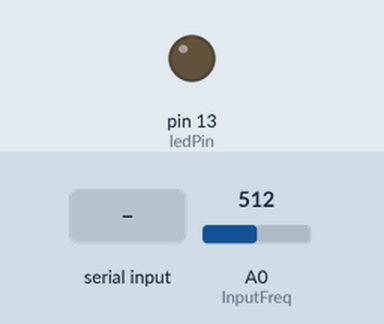
This sketch was run on a simulated Arduino Uno, built with avr-gcc and run on an emulated ATmega328P. Parts: output pins drawn as LEDs (lit = HIGH). The inputs (shaded band) are chosen by the test bench; at power-on: A0 (InputFreq) = 512. What the sketch prints to the serial monitor is not drawn.

Above: at 1.2 s.
1.3 s: "*" received over Serial
3.3 s: byte 1 (1) received over Serial
At 3.44 s:
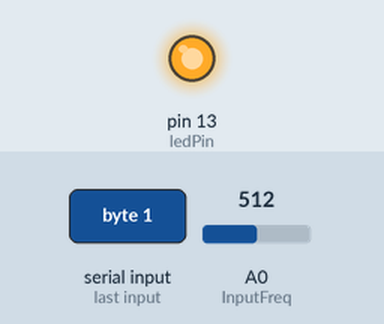
Timing chart, 0 to 6.3 s (numbered marks = the images above; inputs shaded):
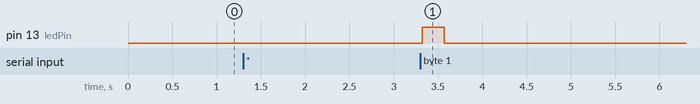

The sketch:

Casco.ino
```cpp
const int InputFreq =  A0;
int balas = 0;
int VoltajeIN = 0;
int stat = LOW;
int stat2;
long last = 0;


int ledPin = 13;
char comenzar = '0';
char dentrociclo = '0';

void setup() {
  // initialize serial:
  Serial.begin(9600);
  pinMode(ledPin, OUTPUT);
}

void loop()
{
  // if there's any serial available, read it:
  while (Serial.available() > 0)
  {

    comenzar = Serial.read();
    Serial.print("~");
    delay(20);
    if(comenzar == '*')
    {
      do
      {

        /*
        delay(5);
        dentrociclo = Serial.read();
        if(dentrociclo == 'B' )
        {
           Serial.print("S");
        }
        else
        {
          Serial.print("N");
          break;
        }
        */


         VoltajeIN = analogRead(InputFreq);
         if(VoltajeIN < 400)
           stat = LOW;
         else
           stat = HIGH;

         //digitalWrite(13,stat);

         if(stat2!=stat)
         {
           balas++;
           stat2=stat;
         }

         if(millis()-last >= 250)
         {

           Serial.print(balas);

           balas = 0;
           last = millis();

           if(Serial.read() == 1)
           {
             digitalWrite(ledPin, HIGH);
           }
           else
           {
             digitalWrite(ledPin,LOW);
           }

         }

      }while(1);
    }
  }
}
```

Measured:
- after the input at 1.3 s, every drawn part: stays the same
- after the input at 3.3 s, pin 13 (ledPin): LOW → HIGH at once, → LOW 0.25 s later
